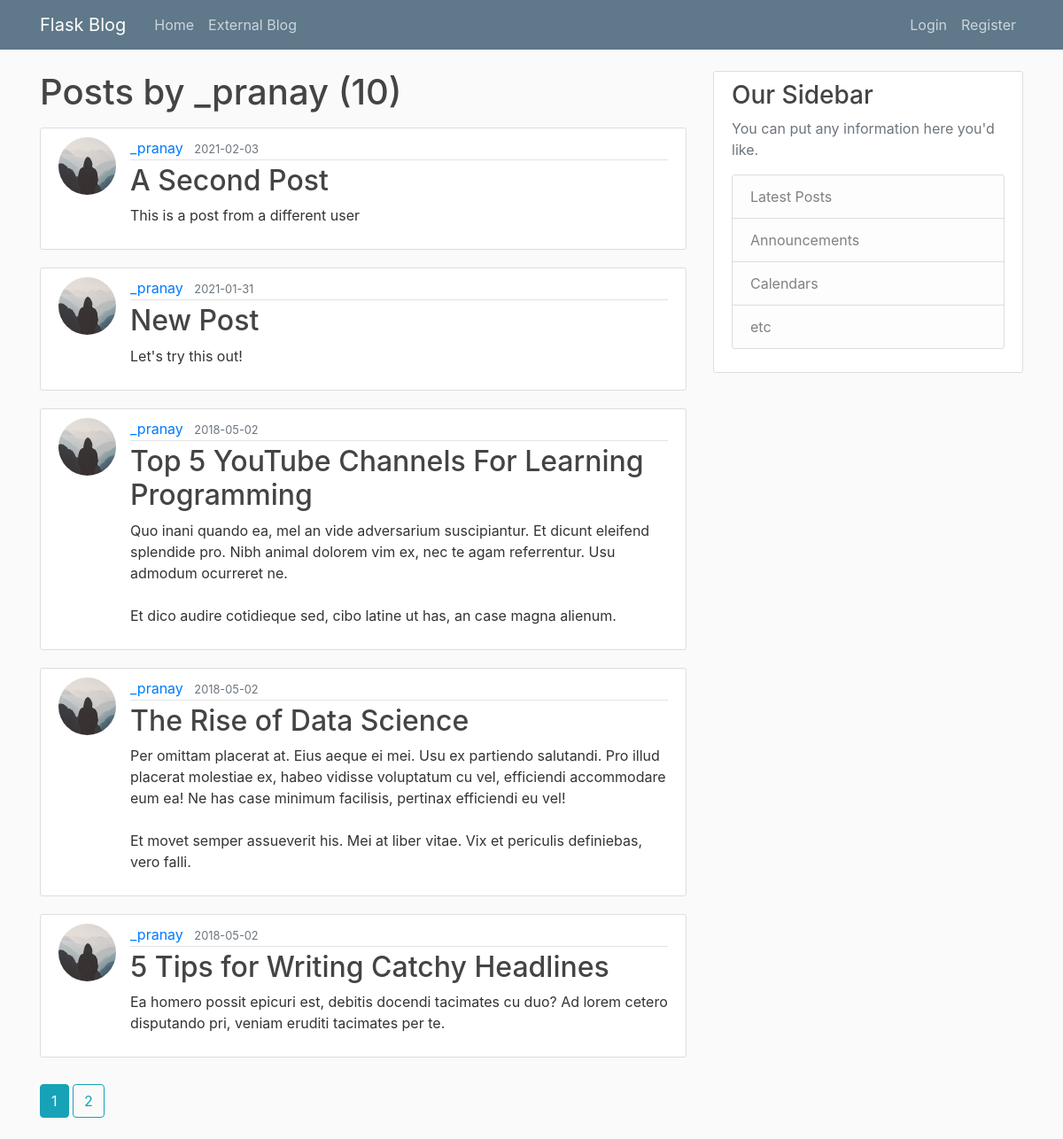
The page /user/_pranay on the database its author committed.
### flaskblog/models.py (models this page shows, shortened)
class User(db.Model, UserMixin):
    id = db.Column(db.Integer, primary_key=True)
    username = db.Column(db.String(20), unique=True, nullable=False)
    email = db.Column(db.String(120), unique=True, nullable=False)
    image_file = db.Column(db.String(20), nullable=False, default='default.jpg')
    password = db.Column(db.String(60), nullable=False)
    posts = db.relationship('Post', backref='author', lazy=True)

class Post(db.Model):
    id = db.Column(db.Integer, primary_key=True)
    title = db.Column(db.String(100), nullable=False)
    date_posted = db.Column(db.DateTime, nullable=False, default=datetime.utcnow)
    content = db.Column(db.Text, nullable=False)
    user_id = db.Column(db.Integer, db.ForeignKey('user.id'), nullable=False)

### flaskblog/routes.py (the view)
@app.route("/user/<string:username>")
def user_posts(username):
    page = request.args.get('page', 1, type=int)
    user = User.query.filter_by(username=username).first_or_404()
    posts = Post.query.filter_by(author=user)\
        .order_by(Post.date_posted.desc())\
        .paginate(page=page, per_page=5)
    return render_template('user_posts.html', posts=posts, user=user)

### flaskblog/templates/user_posts.html
{% extends "layout.html" %}
{% block content %}
    <h1 class="mb-3">Posts by {{ user.username }} ({{ posts.total }})</h1>
    {% for post in posts.items %}
        <article class="media content-section">
          <img class="rounded-circle article-img" src="{{ url_for('static', filename='profile_pics/' + post.author.image_file) }}">
          <div class="media-body">
            <div class="article-metadata">
              <a class="mr-2" href="{{ url_for('user_posts', username=post.author.username) }}">{{ post.author.username }}</a>
              <small class="text-muted">{{ post.date_posted.strftime('%Y-%m-%d') }}</small>
            </div>
            <h2><a class="article-title" href="{{ url_for('post', post_id=post.id) }}">{{ post.title }}</a></h2>
            <p class="article-content">{{ post.content }}</p>
          </div>
        </article>
    {% endfor %}
    {% for page_num in posts.iter_pages(left_edge=1, right_edge=1, left_current=1, right_current=2) %}
      {% if page_num %}
        {% if posts.page == page_num %}
          <a class="btn btn-info mb-4" href="{{ url_for('user_posts', username=user.username, page=page_num) }}">{{ page_num }}</a>
        {% else %}
          <a class="btn btn-outline-info mb-4" href="{{ url_for('user_posts', username=user.username, page=page_num) }}">{{ page_num }}</a>
        {% endif %}
      {% else %}
        ...
      {% endif %}
    {% endfor %}
{% endblock content %}

### flaskblog/static/main.css (style rules this page uses)
body { background: #fafafa; color: #333333; margin-top: 5rem; }
h1, h2, h3, h4, h5, h6 { color: #444444; }
.content-section { background: #ffffff; padding: 10px 20px; border: 1px solid #dddddd; border-radius: 3px; margin-bottom: 20px; }
.article-title { color: #444444; }
.article-content { white-space: pre-line; }
.article-img { height: 65px; width: 65px; margin-right: 16px; }
.article-metadata { padding-bottom: 1px; margin-bottom: 4px; border-bottom: 1px solid #e3e3e3 }
.btn { padding: .375rem .75rem; margin-top:10px; }

### rows shown on the page
User: username "_pranay"
Post: image_file (placeholder picture), author.username "_pranay", date_posted "2021-02-03", title "A Second Post", content "This is a post from a different user"
Post: image_file (placeholder picture), author.username "_pranay", date_posted "2021-01-31", title "New Post", content "Let's try this out!"
Post: image_file (placeholder picture), author.username "_pranay", date_posted "2018-05-02", title "Top 5 YouTube Channels For Learning Programming", content "Quo inani quando ea, mel an vide adversarium suscipiantur. Et dicunt eleifend splendide pro. Nibh animal dolorem vim ex, nec te agam referrentur. Usu admodum ocurreret ne. Et dico audire cotidieque sed, cibo latine ut has, an case magna alienum."
Post: image_file (placeholder picture), author.username "_pranay", date_posted "2018-05-02", title "The Rise of Data Science", content "Per omittam placerat at. Eius aeque ei mei. Usu ex partiendo salutandi. Pro illud placerat molestiae ex, habeo vidisse voluptatum cu vel, efficiendi accommodare eum ea! Ne has case minimum facilisis, pertinax efficiendi eu vel! Et movet semper assueverit his. Mei at liber vitae. Vix et periculis definiebas, vero falli."
Post: image_file (placeholder picture), author.username "_pranay", date_posted "2018-05-02", title "5 Tips for Writing Catchy Headlines", content "Ea homero possit epicuri est, debitis docendi tacimates cu duo? Ad lorem cetero disputando pri, veniam eruditi tacimates per te."

### other values the page prints
{{ posts.total }} "10"
{{ page_num }} "1"
{{ page_num }} "2"
